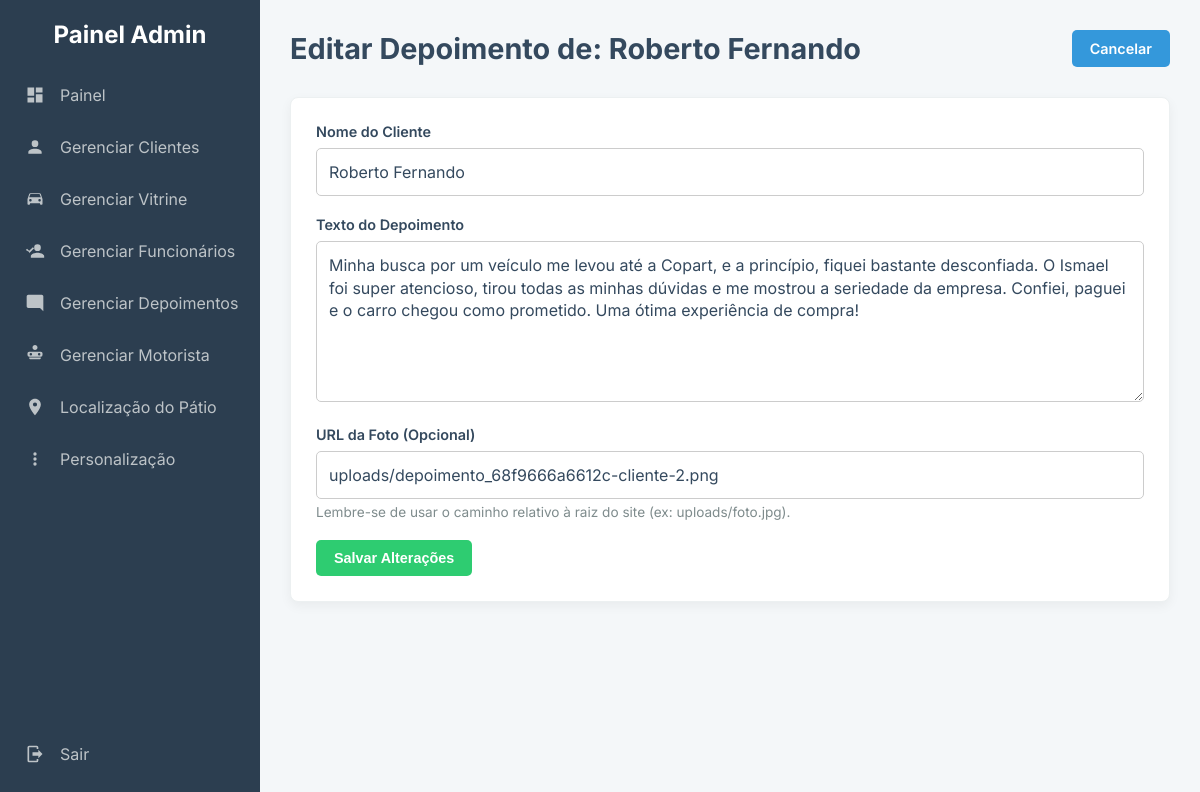
The page /admin/editar_depoimento.php?id=10 (signed in) on the database its author committed.
### tables this page shows
CREATE TABLE `depoimentos` (
  `id` int(11) NOT NULL,
  `nome_cliente` varchar(150) NOT NULL,
  `texto` text NOT NULL,
  `foto_url` varchar(255) DEFAULT NULL,
  `data_criacao` timestamp NOT NULL DEFAULT current_timestamp(),
  `aprovado` tinyint(1) NOT NULL DEFAULT 0
);

### admin/editar_depoimento.php (the view, shortened to what this page needs)
<?php
require_once 'db.php';
$id_depoimento = (int)$_GET['id'];
include 'admin_header.php';
$stmt_busca = $conexao->prepare("SELECT id, nome_cliente, texto, foto_url FROM depoimentos WHERE id = ?");
$stmt_busca->bind_param("i", $id_depoimento);
$stmt_busca->execute();
$result_busca = $stmt_busca->get_result();
$depoimento = $result_busca->fetch_assoc();
?>
<head>
</head>
<div class="page-header">
    <h1>Editar Depoimento de: <?php echo htmlspecialchars($depoimento['nome_cliente']); ?></h1>
    <a href="gerenciar_depoimentos.php" class="btn btn-primary">Cancelar</a>
</div>
<div class="card">
    <form action="editar_depoimento.php?id=<?php echo $id_depoimento; ?>" method="POST">
        <div class="form-group">
            <label for="nome_cliente">Nome do Cliente</label>
            <input type="text" id="nome_cliente" name="nome_cliente" value="<?php echo htmlspecialchars($depoimento['nome_cliente']); ?>" required>
        </div>
        <div class="form-group">
            <label for="texto">Texto do Depoimento</label>
            <textarea id="texto" name="texto" rows="6" required><?php echo htmlspecialchars($depoimento['texto']); ?></textarea>
        </div>
        <div class="form-group">
            <label for="foto_url">URL da Foto (Opcional)</label>
            <input type="text" id="foto_url" name="foto_url" value="<?php echo htmlspecialchars($depoimento['foto_url']); ?>" placeholder="Ex: uploads/nome_arquivo.jpg">
            <small>Lembre-se de usar o caminho relativo à raiz do site (ex: uploads/foto.jpg).</small>
        </div>
        <button type="submit" class="btn btn-success">Salvar Alterações</button>
    </form>
</div>
<?php include 'admin_footer.php'; ?>

### admin/css/admin_style.css (style rules this page uses)
:root { --sidebar-bg: #2c3e50; --content-bg: #f4f7f9; --card-bg: #ffffff; --primary-color: #3498db; --success-color: #2ecc71; --danger-color: #e74c3c; --warning-color: #f39c12; --text-primary: #34495e; --text-secondary: #7f8c8d; --border-color: #ecf0f1; }
* { box-sizing: border-box; margin: 0; padding: 0; }
body { font-family: 'Inter', sans-serif; background-color: var(--content-bg); color: var(--text-primary); font-size: 16px; }
.card { background-color: var(--card-bg); padding: 25px; border-radius: 8px; box-shadow: 0 4px 12px rgba(0,0,0,0.05); border: 1px solid var(--border-color); margin-bottom: 30px; }
.page-header { display: flex; justify-content: space-between; align-items: center; margin-bottom: 30px; flex-wrap: wrap; gap: 15px; }
.page-header h1 { font-size: 1.8em; color: var(--text-primary); margin: 0; }
.btn { padding: 10px 18px; border: none; border-radius: 5px; font-size: 0.9em; font-weight: 600; text-decoration: none; cursor: pointer; color: #fff; display: inline-block; text-align: center; transition: background-color 0.2s, transform 0.1s; white-space: nowrap; }
.btn-primary { background-color: var(--primary-color); }
.btn-success { background-color: var(--success-color); }
.form-group { margin-bottom: 20px; }
.form-group label { display: block; font-weight: 600; margin-bottom: 8px; font-size: 0.9em; color: var(--text-primary); }
.form-group input[type="text"], .form-group input[type="password"], .form-group input[type="email"], .form-group input[type="number"], .form-group input[type="date"], .form-group textarea { width: 100%; padding: 12px; border: 1px solid #ccc; border-radius: 5px; font-size: 1em; font-family: inherit; line-height: 1.4; background-color: #fff; color: var(--text-primary); box-sizing: border-box; }
.form-group textarea { min-height: 80px; resize: vertical; }
.form-group small { display: block; margin-top: 5px; font-size: 0.85em; color: var(--text-secondary); }

### rows shown on the page
depoimentos: nome_cliente "Roberto Fernando", texto "Minha busca por um veículo me levou até a Copart, e a princípio, fiquei bastante desconfiada. O Ismael foi super atencioso, tirou todas as minhas dúvidas e me mostrou a seriedade da empresa. Confiei, paguei e o carro chegou como prometido. Uma ótima experiência de compra!", foto_url "uploads/depoimento_68f9666a6612c-cliente-2.png"
